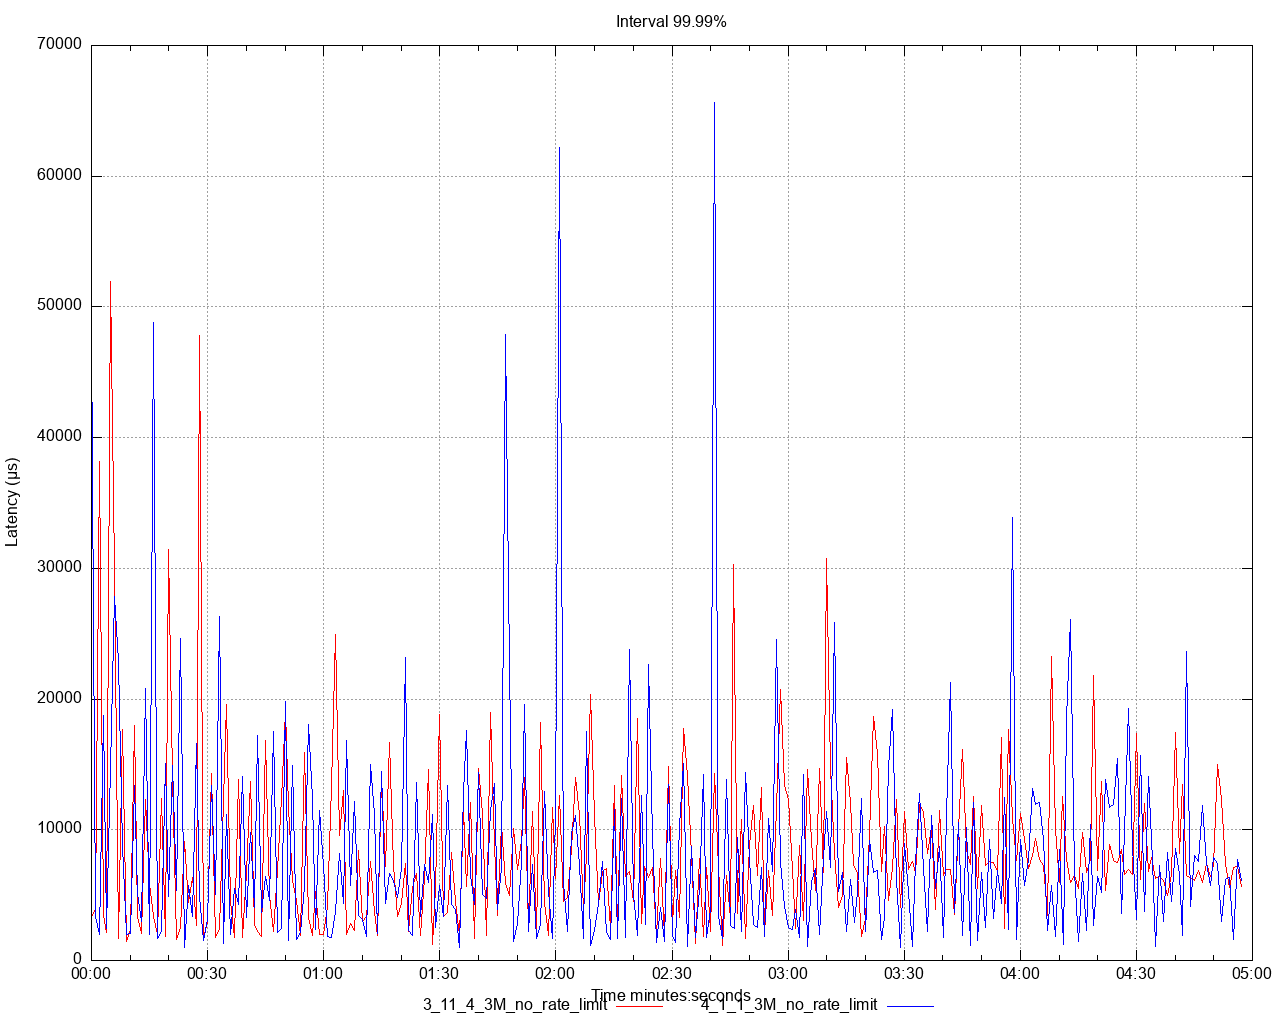

gnuplot code for this plot:
set title 'Interval 99.99%' noenhanced
set style data lines
set datafile separator ","
set terminal png size 1280,1024
set grid
set key below
set xdata time
set timefmt "%s"
offset = 0
t0(x)=(offset=($0==0) ? x : offset, x - offset)
set xlabel 'Time minutes:seconds'
set ylabel 'Latency (μs)'
set output '/Users/ahmet.mircik/simulator/tests/report_3M_no_rate_limit/latency/latency_interval_9999_set.png'
plot \
   '/Users/ahmet.mircik/simulator/tests/report_3M_no_rate_limit/data/latency_interval_9999_set_1.data' using (t0(timecolumn(1))):2 title "3_11_4_3M_no_rate_limit" noenhanced lt rgb "red", \
   '/Users/ahmet.mircik/simulator/tests/report_3M_no_rate_limit/data/latency_interval_9999_set_2.data' using (t0(timecolumn(1))):2 title "4_1_1_3M_no_rate_limit" noenhanced lt rgb "blue", \
